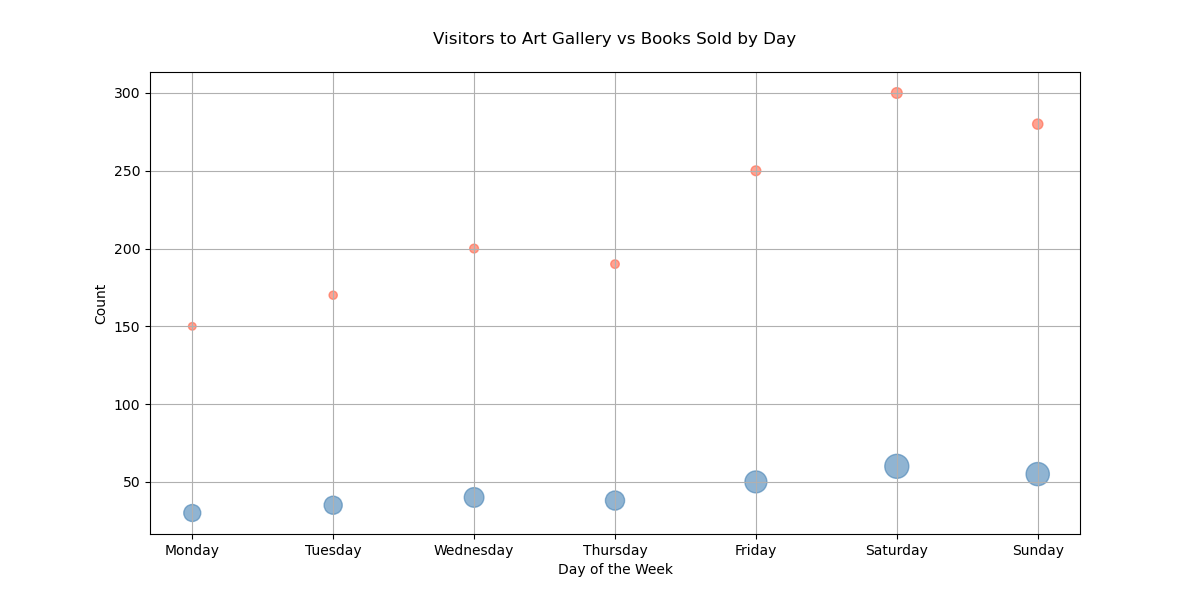

The Python source for this figure:

import matplotlib.pyplot as plt

# Data points
days = ["Monday", "Tuesday", "Wednesday", "Thursday", "Friday", "Saturday", "Sunday"]
visitors_to_art_gallery = [150, 170, 200, 190, 250, 300, 280]
books_sold = [30, 35, 40, 38, 50, 60, 55]

# Mapped days to x-axis numerical values to plot
day_mapping = {day: i for i, day in enumerate(days)}
day_indices = [day_mapping[day] for day in days]

# Scatterplot
plt.figure(figsize=(12, 6))  # Modify the width and height of the chart
plt.scatter(day_indices, visitors_to_art_gallery, s=books_sold, c='#FF6347', alpha=0.6)  # Modify color using a specific color code
plt.scatter(day_indices, books_sold, s=visitors_to_art_gallery, c='#4682B4', alpha=0.6)  # Add another set of data points

# Customizing the plot
plt.title('Visitors to Art Gallery vs Books Sold by Day', pad=20)
plt.xlabel('Day of the Week')
plt.ylabel('Count')
plt.xticks(day_indices, days)  # Set x-axis ticks to be the days of the week
plt.grid(True)

# Show plot
plt.show()
